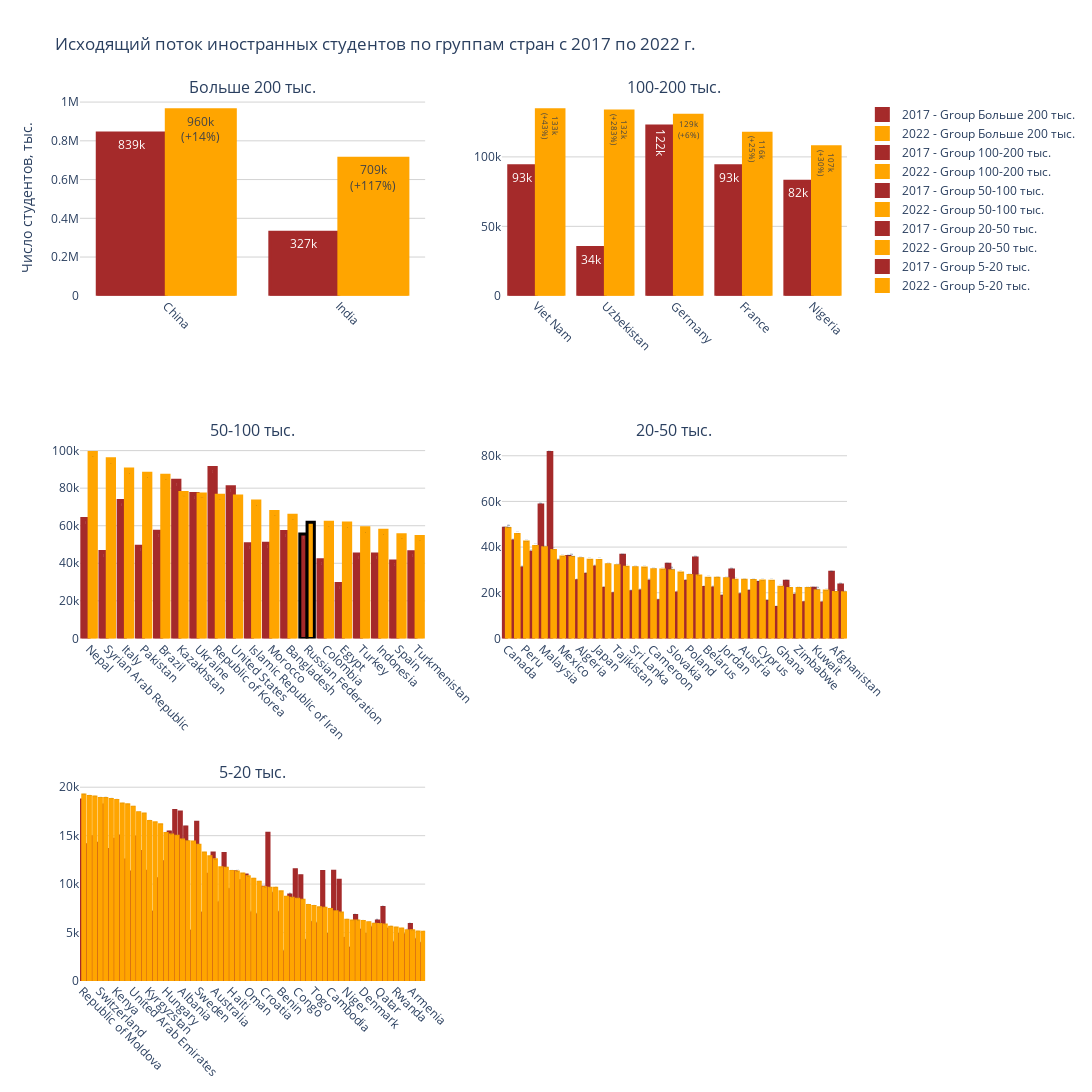

This figure's notebook cell:
### Code cell
n_cols = 2  # Number of columns in subplot grid
# unique_groups  = diff['group'].unique()
unique_groups = ['Больше 200 тыс.','100-200 тыс.', '50-100 тыс.', '20-50 тыс.','5-20 тыс.']
num_plots = len(unique_groups)
num_cols = 2  # Maximum of 2 columns
num_rows = (num_plots + num_cols - 1) // num_cols  # Calculate the number of rows
fig = make_subplots(rows=num_rows, cols=num_cols, subplot_titles=unique_groups)
outbound = outbound.sort_values(by=['2022'],ascending=False)
for i, group in enumerate(unique_groups):
    filtered_df = outbound[outbound['group'] == group]
    row_index = i // n_cols + 1
    col_index = i % n_cols + 1
    
    trace1 = go.Bar(x=filtered_df.index,
        y=filtered_df['2017'],
        name=f'2017 - Group {group}',
        text=[f"{value/1000:.1f}k" if value < 1000 else f"{int(value/1000)}k" for value in filtered_df['2017']],  # Value labels in thousands
        textposition='auto',
        textfont=dict(size=12),
        marker_color='brown',
        marker_line=dict(width=3, color=['black' if country == 'Russian Federation' else 'brown' for country in filtered_df.index]) 
        )
    trace2 = go.Bar(x=filtered_df.index,
        y=filtered_df['2022'],
        name=f'2022 - Group {group}',
        text=[f"{value/1000:.1f}k<br>({filtered_df['2022/2017,%'].values[j]}%)" if value < 1000 else f"{int(value/1000)}k<br>({filtered_df['2022/2017,%'].values[j]}%)" for j, value in enumerate(filtered_df['2022'])],  # Value labels in thousands
        textposition='auto',
        textfont=dict(size=12),
        marker_color='orange',
        marker_line=dict(width=3, color=['black' if country == 'Russian Federation' else 'orange' for country in filtered_df.index]) 
        )
    
    fig.add_trace(trace1, row=row_index, col=col_index)
    fig.add_trace(trace2, row=row_index, col=col_index)
        
fig.update_layout(
title='Исходящий поток иностранных студентов по группам стран с 2017 по 2022 г.',
# xaxis_title='Country',
yaxis_title='Число студентов, тыс.',
barmode='group',  # Group bars together
height=1600,
width=2600,
plot_bgcolor='white'
)
for i in range(1, num_rows + 1):
    for j in range(1, num_cols + 1):
        fig.update_xaxes(tickangle=45, row=i, col=j)
        fig.update_yaxes(gridcolor='lightgrey', row=i, col=j)
pio.write_image(fig, "Исходящий поток иностранных студентов по группам стран с 2017 по 2022 г.png")
fig.show()

### Figure 1 — Plotly figure (JSON) as saved in the notebook; plotly's stock layout.template omitted (floating-point values rounded to 4 significant figures)
{"data": [{"marker": {"color": "brown", "line": {"color": ["brown", "brown"], "width": 3}}, "name": "2017 - Group Больше 200 тыс.", "text": ["839k", "327k"], "textfont": {"size": 12}, "textposition": "auto", "type": "bar", "x": ["China", "India"], "xaxis": "x", "y": [839754, 327376], "yaxis": "y"}, {"marker": {"color": "orange", "line": {"color": ["orange", "orange"], "width": 3}}, "name": "2022 - Group Больше 200 тыс.", "text": ["960k<br>(+14%)", "709k<br>(+117%)"], "textfont": {"size": 12}, "textposition": "auto", "type": "bar", "x": ["China", "India"], "xaxis": "x", "y": [960174, 709884], "yaxis": "y"}, {"marker": {"color": "brown", "line": {"color": ["brown", "brown", "brown", "brown", "brown"], "width": 3}}, "name": "2017 - Group 100-200 тыс.", "text": ["93k", "34k", "122k", "93k", "82k"], "textfont": {"size": 12}, "textposition": "auto", "type": "bar", "x": ["Viet Nam", "Uzbekistan", "Germany", "France", "Nigeria"], "xaxis": "x2", "y": [93589, 34689, 122284, 93566, 82503], "yaxis": "y2"}, {"marker": {"color": "orange", "line": {"color": ["orange", "orange", "orange", "orange", "orange"], "width": 3}}, "name": "2022 - Group 100-200 тыс.", "text": ["133k<br>(+43%)", "132k<br>(+283%)", "129k<br>(+6%)", "116k<br>(+25%)", "107k<br>(+30%)"], "textfont": {"size": 12}, "textposition": "auto", "type": "bar", "x": ["Viet Nam", "Uzbekistan", "Germany", "France", "Nigeria"], "xaxis": "x2", "y": [133922, 132963, 129970, 116987, 107228], "yaxis": "y2"}, {"marker": {"color": "brown", "line": {"color": ["brown", "brown", "brown", "brown", "brown", "brown", "brown", "brown", "brown", "brown", "brown", "brown", "black", "brown", "brown", "brown", "brown", "brown", "brown"], "width": 3}}, "name": "2017 - Group 50-100 тыс.", "text": ["63k", "46k", "73k", "49k", "57k", "84k", "77k", "91k", "80k", "50k", "50k", "56k", "55k", "41k", "29k", "44k", "44k", "41k", "46k"], "textfont": {"size": 12}, "textposition": "auto", "type": "bar", "x": ["Nepal", "Syrian Arab Republic", "Italy", "Pakistan", "Brazil", "Kazakhstan", "Ukraine", "Republic of Korea", "United States", "Islamic Republic of Iran", "Morocco", "Bangladesh", "Russian Federation", "Colombia", "Egypt", "Turkey", "Indonesia", "Spain", "Turkmenistan"], "xaxis": "x3", "y": [63825, 46313, 73369, 49113, 57033, 84194, 77124, 91064, 80819, 50377, 50670, 56962, 55545, 41872, 29239, 44981, 44886, 41249, 46118], "yaxis": "y3"}, {"marker": {"color": "orange", "line": {"color": ["orange", "orange", "orange", "orange", "orange", "orange", "orange", "orange", "orange", "orange", "orange", "orange", "black", "orange", "orange", "orange", "orange", "orange", "orange"], "width": 3}}, "name": "2022 - Group 50-100 тыс.", "text": ["99k<br>(+55%)", "95k<br>(+106%)", "90k<br>(+23%)", "87k<br>(+79%)", "86k<br>(+52%)", "77k<br>(-8%)", "76k<br>(0%)", "76k<br>(-16%)", "75k<br>(-6%)", "73k<br>(+45%)", "67k<br>(+33%)", "65k<br>(+15%)", "61k<br>(+11%)", "61k<br>(+48%)", "61k<br>(+110%)", "58k<br>(+31%)", "57k<br>(+28%)", "55k<br>(+34%)", "54k<br>(+18%)"], "textfont": {"size": 12}, "textposition": "auto", "type": "bar", "x": ["Nepal", "Syrian Arab Republic", "Italy", "Pakistan", "Brazil", "Kazakhstan", "Ukraine", "Republic of Korea", "United States", "Islamic Republic of Iran", "Morocco", "Bangladesh", "Russian Federation", "Colombia", "Egypt", "Turkey", "Indonesia", "Spain", "Turkmenistan"], "xaxis": "x3", "y": [99048, 95633, 90147, 87923, 86930, 77739, 76872, 76239, 75881, 73111, 67601, 65518, 61834, 61808, 61389, 58919, 57617, 55242, 54283], "yaxis": "y3"}, {"marker": {"color": "brown", "line": {"color": ["brown", "brown", "brown", "brown", "brown", "brown", "brown", "brown", "brown", "brown", "brown", "brown", "brown", "brown", "brown", "brown", "brown", "brown", "brown", "brown", "brown", "brown", "brown", "brown", "brown", "brown", "brown", "brown", "brown", "brown", "brown", "brown", "brown", "brown", "brown", "brown", "brown", "brown"], "width": 3}}, "name": "2017 - Group 20-50 тыс.", "text": ["48k", "42k", "30k", "37k", "58k", "81k", "33k", "35k", "25k", "28k", "31k", "21k", "19k", "36k", "20k", "20k", "25k", "16k", "32k", "19k", "25k", "35k", "22k", "22k", "18k", "29k", "19k", "20k", "24k", "16k", "13k", "25k", "18k", "15k", "21k", "15k", "28k", "23k"], "textfont": {"size": 12}, "textposition": "auto", "type": "bar", "x": ["Canada", "Azerbaijan", "Peru", "Greece", "Malaysia", "Saudi Arabia", "Mexico", "Romania", "Algeria", "Iraq", "Japan", "Yemen", "Tajikistan", "Hong Kong, Special Administrative Region of China", "Sri Lanka", "Ecuador", "Cameroon", "Philippines", "Slovakia", "Bolivarian Republic of Venezuela", "Poland", "United Kingdom", "Belarus", "Tunisia", "Jordan", "Thailand", "Austria", "Palestine", "Cyprus", "Lebanon", "Ghana", "Bulgaria", "Zimbabwe", "Plurinational State of Bolivia", "Kuwait", "Chile", "Afghanistan", "Singapore"], "xaxis": "x4", "y": [48198, 42650, 30839, 37768, 58456, 81469, 33880, 35909, 25235, 28072, 31304, 21919, 19536, 36426, 20397, 20742, 25060, 16457, 32437, 19847, 25049, 35236, 22264, 22102, 18481, 29926, 19131, 20651, 24429, 16264, 13491, 25026, 18939, 15615, 21956, 15461, 28964, 23393], "yaxis": "y4"}, {"marker": {"color": "orange", "line": {"color": ["orange", "orange", "orange", "orange", "orange", "orange", "orange", "orange", "orange", "orange", "orange", "orange", "orange", "orange", "orange", "orange", "orange", "orange", "orange", "orange", "orange", "orange", "orange", "orange", "orange", "orange", "orange", "orange", "orange", "orange", "orange", "orange", "orange", "orange", "orange", "orange", "orange", "orange"], "width": 3}}, "name": "2022 - Group 20-50 тыс.", "text": ["48k<br>(0%)", "45k<br>(+7%)", "42k<br>(+37%)", "40k<br>(+7%)", "39k<br>(-32%)", "38k<br>(-53%)", "35k<br>(+5%)", "35k<br>(-1%)", "34k<br>(+38%)", "34k<br>(+22%)", "34k<br>(+9%)", "32k<br>(+47%)", "31k<br>(+63%)", "31k<br>(-14%)", "30k<br>(+52%)", "30k<br>(+48%)", "30k<br>(+20%)", "29k<br>(+82%)", "29k<br>(-9%)", "28k<br>(+44%)", "27k<br>(+10%)", "27k<br>(-22%)", "26k<br>(+18%)", "26k<br>(+19%)", "26k<br>(+41%)", "25k<br>(-15%)", "25k<br>(+33%)", "25k<br>(+23%)", "25k<br>(+3%)", "25k<br>(+54%)", "22k<br>(+66%)", "21k<br>(-12%)", "21k<br>(+15%)", "21k<br>(+40%)", "20k<br>(-5%)", "20k<br>(+35%)", "20k<br>(-30%)", "20k<br>(-14%)"], "textfont": {"size": 12}, "textposition": "auto", "type": "bar", "x": ["Canada", "Azerbaijan", "Peru", "Greece", "Malaysia", "Saudi Arabia", "Mexico", "Romania", "Algeria", "Iraq", "Japan", "Yemen", "Tajikistan", "Hong Kong, Special Administrative Region of China", "Sri Lanka", "Ecuador", "Cameroon", "Philippines", "Slovakia", "Bolivarian Republic of Venezuela", "Poland", "United Kingdom", "Belarus", "Tunisia", "Jordan", "Thailand", "Austria", "Palestine", "Cyprus", "Lebanon", "Ghana", "Bulgaria", "Zimbabwe", "Plurinational State of Bolivia", "Kuwait", "Chile", "Afghanistan", "Singapore"], "xaxis": "x4", "y": [48180, 45465, 42208, 40249, 39720, 38528, 35633, 35443, 34905, 34197, 34156, 32280, 31808, 31174, 30925, 30790, 30050, 29911, 29624, 28589, 27567, 27313, 26375, 26305, 26099, 25438, 25432, 25403, 25140, 25026, 22399, 21901, 21866, 21815, 20828, 20811, 20145, 20004], "yaxis": "y4"}, {"marker": {"color": "brown", "line": {"color": ["brown", "brown", "brown", "brown", "brown", "brown", "brown", "brown", "brown", "brown", "brown", "brown", "brown", "brown", "brown", "brown", "brown", "brown", "brown", "brown", "brown", "brown", "brown", "brown", "brown", "brown", "brown", "brown", "brown", "brown", "brown", "brown", "brown", "brown", "brown", "brown", "brown", "brown", "brown", "brown", "brown", "brown", "brown", "brown", "brown", "brown", "brown", "brown", "brown", "brown", "brown", "brown", "brown", "brown", "brown", "brown", "brown", "brown", "brown", "brown", "brown", "brown", "brown"], "width": 3}}, "name": "2017 - Group 5-20 тыс.", "text": ["18k", "14k", "14k", "14k", "18k", "13k", "14k", "14k", "12k", "11k", "14k", "13k", "11k", "7k", "10k", "12k", "15k", "17k", "17k", "15k", "5k", "16k", "7k", "11k", "13k", "8k", "13k", "9k", "11k", "10k", "10k", "7k", "6k", "9k", "15k", "8k", "7k", "2k", "8k", "11k", "10k", "4k", "6k", "5k", "11k", "4k", "11k", "10k", "4k", "3k", "6k", "5k", "4k", "5k", "6k", "7k", "5k", "3k", "4k", "4k", "5k", "4k", "3k"], "textfont": {"size": 12}, "textposition": "auto", "type": "bar", "x": ["Republic of Moldova", "Portugal", "Belgium", "Switzerland", "Netherlands", "Côte d'Ivoire", "Kenya", "Ireland", "Senegal", "United Arab Emirates", "Israel", "Paraguay", "Kyrgyzstan", "Chad", "Mongolia", "Hungary", "Bosnia and Herzegovina", "Norway", "Albania", "Serbia", "Somalia", "Sweden", "Myanmar", "Luxembourg", "Australia", "Argentina", "Czechia", "Haiti", "Democratic Republic of Congo", "South Africa", "Oman", "Gabon", "Ethiopia", "Croatia", "Angola", "Mali", "Benin", "Guinea-Bissau", "Guinea", "Congo", "Finland", "Lao", "Togo", "Burkina Faso", "Georgia", "Cambodia", "Libya", "Lithuania", "Niger", "Cape Verde", "Tanzania", "Denmark", "Uruguay", "Uganda", "Qatar", "Mauritius", "North Macedonia", "Rwanda", "Montenegro", "Madagascar", "Armenia", "Dominican Republic", "Honduras"], "xaxis": "x5", "y": [18673, 14063, 14882, 14224, 18174, 13574, 14633, 14958, 12498, 11243, 14856, 13370, 11314, 7087, 10548, 12316, 15390, 17608, 17429, 15904, 5131, 16386, 7002, 11016, 13209, 8057, 13157, 9418, 11268, 10344, 10928, 7016, 6805, 9668, 15252, 8992, 7043, 2985, 8875, 11475, 10863, 4155, 6003, 5885, 11289, 4798, 11321, 10404, 4383, 3382, 6750, 5245, 4807, 5473, 6190, 7583, 5343, 3918, 4795, 4750, 5832, 4230, 3839], "yaxis": "y5"}, {"marker": {"color": "orange", "line": {"color": ["orange", "orange", "orange", "orange", "orange", "orange", "orange", "orange", "orange", "orange", "orange", "orange", "orange", "orange", "orange", "orange", "orange", "orange", "orange", "orange", "orange", "orange", "orange", "orange", "orange", "orange", "orange", "orange", "orange", "orange", "orange", "orange", "orange", "orange", "orange", "orange", "orange", "orange", "orange", "orange", "orange", "orange", "orange", "orange", "orange", "orange", "orange", "orange", "orange", "orange", "orange", "orange", "orange", "orange", "orange", "orange", "orange", "orange", "orange", "orange", "orange", "orange", "orange"], "width": 3}}, "name": "2022 - Group 5-20 тыс.", "text": ["19k<br>(+3%)", "19k<br>(+35%)", "18k<br>(+28%)", "18k<br>(+32%)", "18k<br>(+4%)", "18k<br>(+38%)", "18k<br>(+27%)", "18k<br>(+22%)", "18k<br>(+45%)", "17k<br>(+60%)", "17k<br>(+17%)", "17k<br>(+29%)", "16k<br>(+45%)", "16k<br>(+130%)", "16k<br>(+53%)", "15k<br>(+24%)", "15k<br>(-2%)", "14k<br>(-15%)", "14k<br>(-17%)", "14k<br>(-10%)", "14k<br>(+180%)", "14k<br>(-14%)", "13k<br>(+89%)", "12k<br>(+16%)", "12k<br>(-5%)", "11k<br>(+45%)", "11k<br>(-12%)", "11k<br>(+20%)", "11k<br>(0%)", "11k<br>(+7%)", "10k<br>(-2%)", "10k<br>(+50%)", "10k<br>(+50%)", "9k<br>(-1%)", "9k<br>(-37%)", "9k<br>(+6%)", "9k<br>(+31%)", "8k<br>(+190%)", "8k<br>(-4%)", "8k<br>(-26%)", "8k<br>(-23%)", "7k<br>(+88%)", "7k<br>(+28%)", "7k<br>(+29%)", "7k<br>(-34%)", "7k<br>(+54%)", "7k<br>(-37%)", "7k<br>(-32%)", "6k<br>(+43%)", "6k<br>(+83%)", "6k<br>(-8%)", "6k<br>(+17%)", "6k<br>(+25%)", "5k<br>(+7%)", "5k<br>(-6%)", "5k<br>(-24%)", "5k<br>(+4%)", "5k<br>(+40%)", "5k<br>(+12%)", "5k<br>(+9%)", "5k<br>(-11%)", "5k<br>(+19%)", "5k<br>(+31%)"], "textfont": {"size": 12}, "textposition": "auto", "type": "bar", "x": ["Republic of Moldova", "Portugal", "Belgium", "Switzerland", "Netherlands", "Côte d'Ivoire", "Kenya", "Ireland", "Senegal", "United Arab Emirates", "Israel", "Paraguay", "Kyrgyzstan", "Chad", "Mongolia", "Hungary", "Bosnia and Herzegovina", "Norway", "Albania", "Serbia", "Somalia", "Sweden", "Myanmar", "Luxembourg", "Australia", "Argentina", "Czechia", "Haiti", "Democratic Republic of Congo", "South Africa", "Oman", "Gabon", "Ethiopia", "Croatia", "Angola", "Mali", "Benin", "Guinea-Bissau", "Guinea", "Congo", "Finland", "Lao", "Togo", "Burkina Faso", "Georgia", "Cambodia", "Libya", "Lithuania", "Niger", "Cape Verde", "Tanzania", "Denmark", "Uruguay", "Uganda", "Qatar", "Mauritius", "North Macedonia", "Rwanda", "Montenegro", "Madagascar", "Armenia", "Dominican Republic", "Honduras"], "xaxis": "x5", "y": [19195, 19041, 18989, 18846, 18836, 18726, 18636, 18279, 18179, 17938, 17371, 17235, 16456, 16331, 16117, 15225, 15064, 14940, 14542, 14375, 14345, 14011, 13213, 12816, 12505, 11679, 11627, 11301, 11258, 11042, 10751, 10506, 10201, 9613, 9574, 9568, 9208, 8644, 8539, 8435, 8321, 7794, 7694, 7563, 7496, 7377, 7155, 7027, 6278, 6193, 6191, 6139, 6017, 5849, 5842, 5785, 5550, 5482, 5357, 5192, 5178, 5051, 5035], "yaxis": "y5"}], "layout": {"annotations": [{"font": {"size": 16}, "showarrow": false, "text": "Больше 200 тыс.", "x": 0.225, "xanchor": "center", "xref": "paper", "y": 1, "yanchor": "bottom", "yref": "paper"}, {"font": {"size": 16}, "showarrow": false, "text": "100-200 тыс.", "x": 0.775, "xanchor": "center", "xref": "paper", "y": 1, "yanchor": "bottom", "yref": "paper"}, {"font": {"size": 16}, "showarrow": false, "text": "50-100 тыс.", "x": 0.225, "xanchor": "center", "xref": "paper", "y": 0.6111, "yanchor": "bottom", "yref": "paper"}, {"font": {"size": 16}, "showarrow": false, "text": "20-50 тыс.", "x": 0.775, "xanchor": "center", "xref": "paper", "y": 0.6111, "yanchor": "bottom", "yref": "paper"}, {"font": {"size": 16}, "showarrow": false, "text": "5-20 тыс.", "x": 0.225, "xanchor": "center", "xref": "paper", "y": 0.2222, "yanchor": "bottom", "yref": "paper"}], "barmode": "group", "height": 1600, "plot_bgcolor": "white", "title": {"text": "Исходящий поток иностранных студентов по группам стран с 2017 по 2022 г."}, "width": 2600, "xaxis": {"anchor": "y", "domain": [0, 0.45], "tickangle": 45}, "xaxis2": {"anchor": "y2", "domain": [0.55, 1], "tickangle": 45}, "xaxis3": {"anchor": "y3", "domain": [0, 0.45], "tickangle": 45}, "xaxis4": {"anchor": "y4", "domain": [0.55, 1], "tickangle": 45}, "xaxis5": {"anchor": "y5", "domain": [0, 0.45], "tickangle": 45}, "xaxis6": {"anchor": "y6", "domain": [0.55, 1], "tickangle": 45}, "yaxis": {"anchor": "x", "domain": [0.7778, 1], "gridcolor": "lightgrey", "title": {"text": "Число студентов, тыс."}}, "yaxis2": {"anchor": "x2", "domain": [0.7778, 1], "gridcolor": "lightgrey"}, "yaxis3": {"anchor": "x3", "domain": [0.3889, 0.6111], "gridcolor": "lightgrey"}, "yaxis4": {"anchor": "x4", "domain": [0.3889, 0.6111], "gridcolor": "lightgrey"}, "yaxis5": {"anchor": "x5", "domain": [0, 0.2222], "gridcolor": "lightgrey"}, "yaxis6": {"anchor": "x6", "domain": [0, 0.2222], "gridcolor": "lightgrey"}}}
